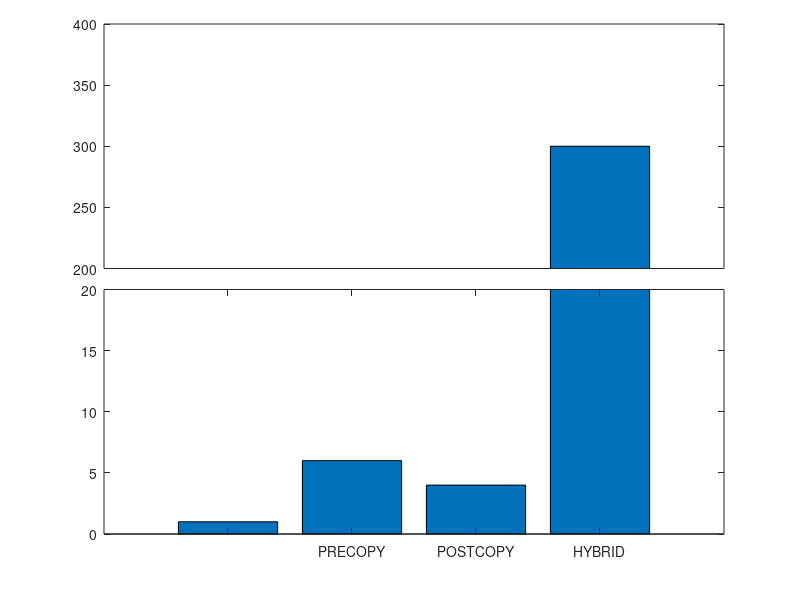
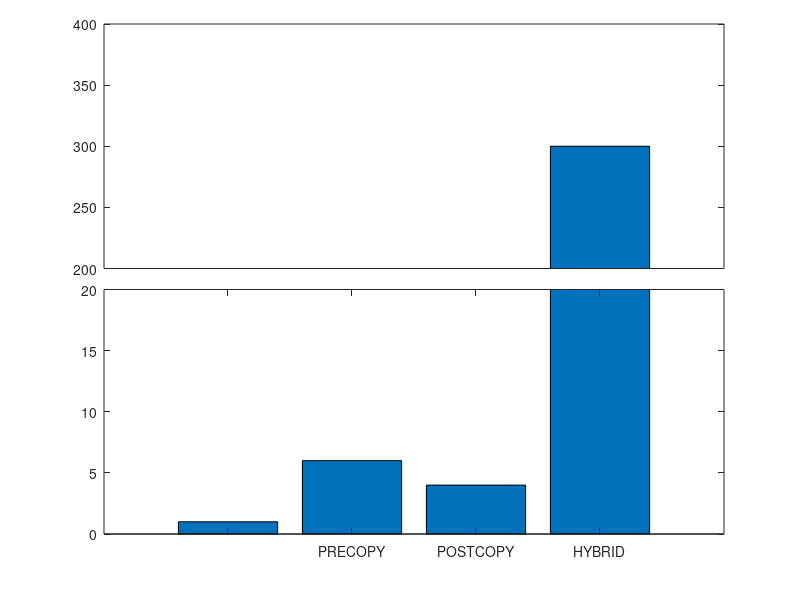
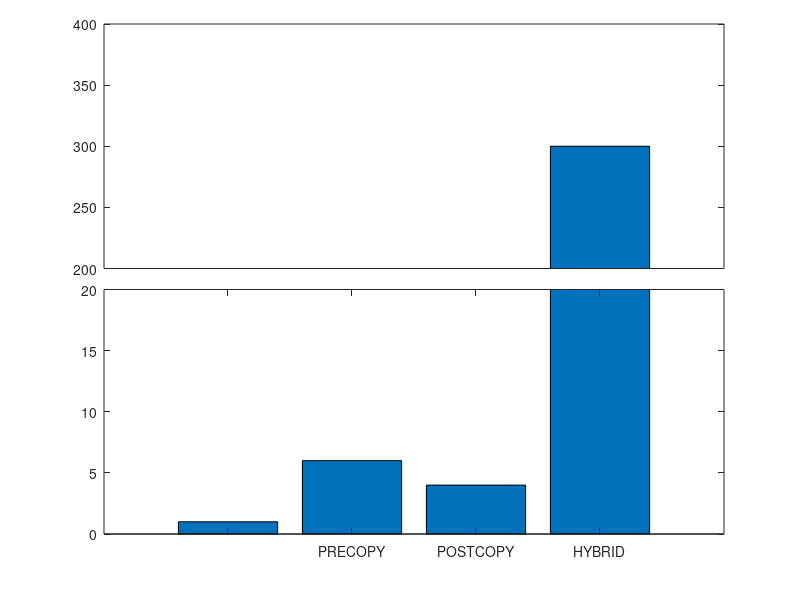

MATLAB code to generate these figures, in order:
a=[1 6 4 300];
xlabel = {'', 'PRECOPY', 'POSTCOPY', 'HYBRID', 'PRO-HYBRID', ''};

ylim1=[0 20];
%ylim2=[100 300];
ylim2=[200 400];
xlim=[0 length(a)+1];

figure;

% retrieve your default axis pos
clf;
p0=get(gca,'position')
delete(gcf);

% create axis1
%a1=axes('position',[p0(1) p0(2) p0(3)/2-.025 p0(4)]);
a1=axes('position',[p0(1) p0(2) p0(3) p0(4)/2]);
%barh(a);
bar(a);
%set(a1,'ylim',ylim1);
set(a1,'ylim',ylim1, 'XTickLabel', xlabel);
%box off;

% create axis2
%a2=axes('position',[p0(1)+p0(3)/2+.025 p0(2) p0(3)/2-.025 p0(4)]);
a2=axes('position',[p0(1) p0(4)/2+.145 p0(3) p0(4)/2])
%a2=axes('position',[p0(1) p0(2) p0(3) p0(4)/2]);
%barh(a);
bar(a);

%set(a2,'ylim',ylim1);
set(a2,'ylim',ylim2);
%ylim(ylim2);
%set(a2,'xlim',xlim,'ylim',ylim2);
set(a2,'xtick',[]);
%set(a2,'xcolor',get(a2,'color'));
%box off

%%%%%%%%%%%%%%%% plotting %%%%%%%%%%%%%%%%%%%%%
output = "break_axis";

%figure;
saveas(1, strcat(output, ".png"));
saveas(1, strcat(output, ".emf"));
saveas(1, strcat(output, ".eps"));

%box off
